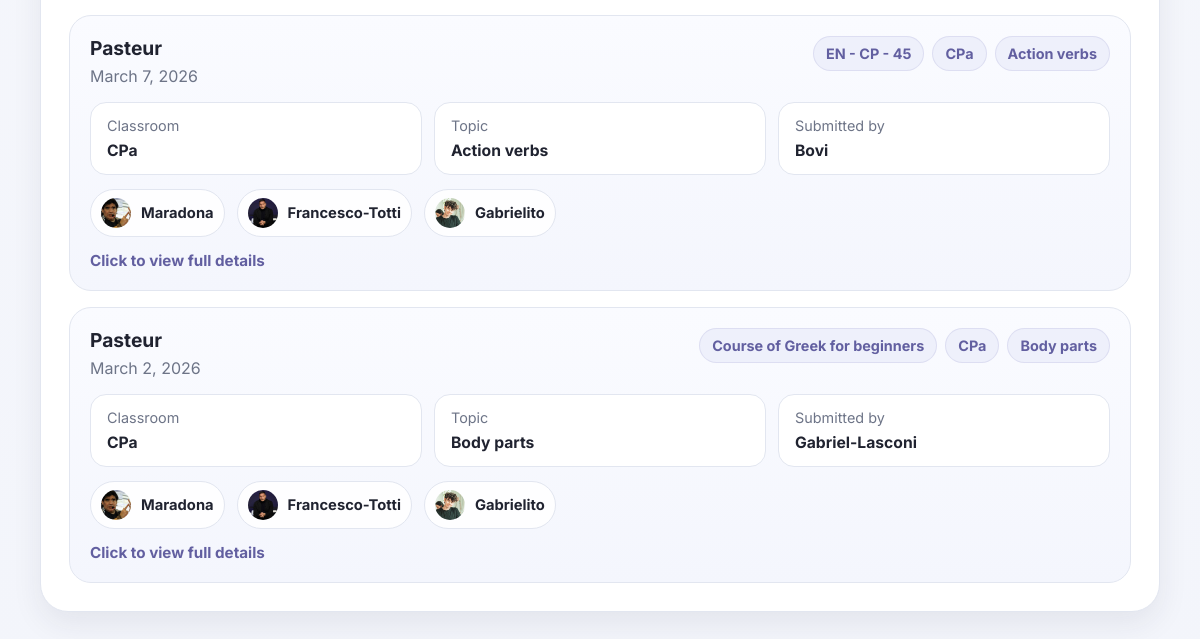
/users/volunteer-dashboard/ (signed in, lower part), run on an earlier commit of the app's database.
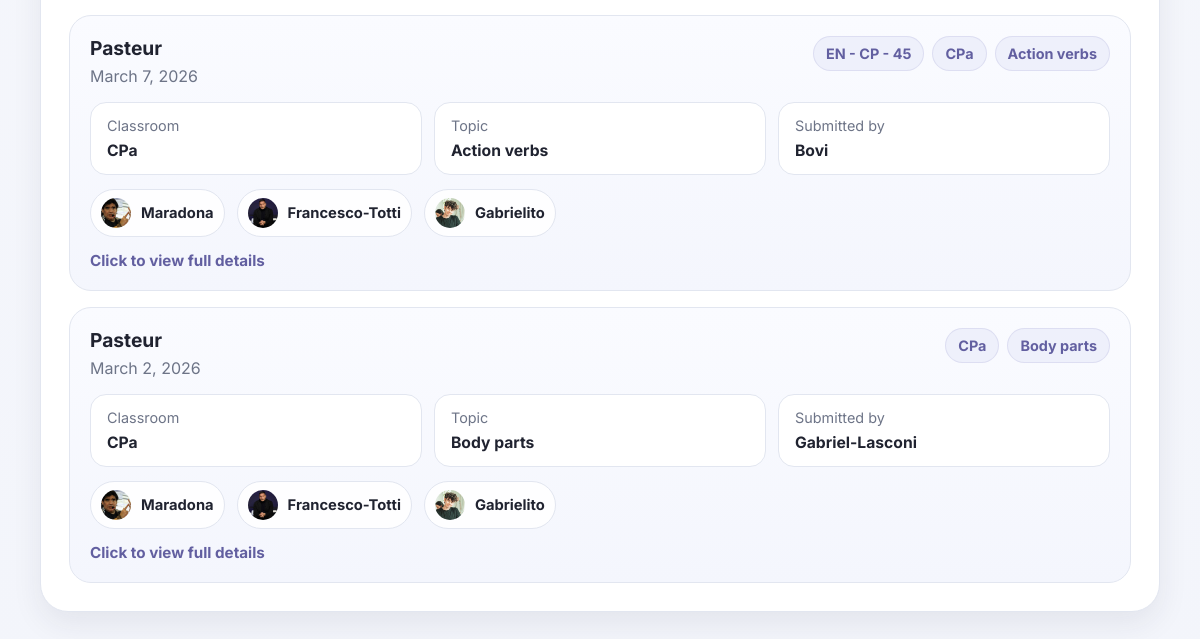
And on a later commit of the database.
### apps/schools/models.py (models this page shows, shortened)
class ClassTopicEvaluation(models.Model):
    classroom = models.ForeignKey(
        Classroom,
        on_delete=models.CASCADE,
        related_name="topic_evaluations",
    )
    topic = models.ForeignKey(
        Topic,
        on_delete=models.CASCADE,
        related_name="class_evaluations",
    )
    course = models.ForeignKey(
        Course,
        on_delete=models.SET_NULL,
        null=True,
        blank=True,
        related_name="class_evaluations",
    )
    course_topic = models.ForeignKey(
        CourseTopic,
        on_delete=models.SET_NULL,
        null=True,
        blank=True,
        related_name="class_evaluations",
    )
    evaluated_by = models.ForeignKey(
        User,
        on_delete=models.SET_NULL,
        null=True,
        blank=True,
        related_name="submitted_class_evaluations",
    )
    evaluation_date = models.DateField()
    score_participation = models.PositiveSmallIntegerField(
        choices=EvaluationLevel.choices,
        null=True,
        blank=True,
    )
    score_comprehension = models.PositiveSmallIntegerField(
        choices=EvaluationLevel.choices,
        null=True,
        blank=True,
    )
    score_speaking = models.PositiveSmallIntegerField(
        choices=EvaluationLevel.choices,
        null=True,
        blank=True,
    )
    score_behavior = models.PositiveSmallIntegerField(
        choices=EvaluationLevel.choices,
        null=True,
        blank=True,
    )
    strengths = models.TextField(blank=True)
    weaknesses = models.TextField(blank=True)
    notes = models.TextField(blank=True)
    follow_up_needed = models.BooleanField(default=False)
    created_at = models.DateTimeField(auto_now_add=True)
    updated_at = models.DateTimeField(auto_now=True)
    class Meta:
        ordering = ("-evaluation_date", "-created_at")

class Classroom(models.Model):
    school = models.ForeignKey(
        School,
        on_delete=models.CASCADE,
        related_name="classrooms",
    )
    name = models.CharField(max_length=120)
    slug = models.SlugField(max_length=255, unique=True, blank=True)
    age_group = models.ForeignKey(
        AgeGroup,
        on_delete=models.SET_NULL,
        null=True,
        blank=True,
        related_name="classrooms",
    )
    academic_year = models.CharField(max_length=20, blank=True)
    teacher = models.ForeignKey(
        User,
        on_delete=models.SET_NULL,
        null=True,
        blank=True,
        related_name="managed_classrooms",
    )
    course = models.ForeignKey(
        Course,
        on_delete=models.SET_NULL,
        null=True,
        blank=True,
        related_name="classrooms",
    )
    notes = models.TextField(blank=True)
    is_active = models.BooleanField(default=True)
    created_at = models.DateTimeField(auto_now_add=True)
    updated_at = models.DateTimeField(auto_now=True)
    class Meta:
        ordering = ("school__name", "name")
        constraints = [
            models.UniqueConstraint(
                fields=["school", "name", "academic_year"],
                name="unique_classroom_per_school_and_year",
            ),
        ]

class School(models.Model):
    name = models.CharField(max_length=255, unique=True)
    slug = models.SlugField(max_length=255, unique=True, blank=True)
    city = models.CharField(max_length=120, blank=True)
    address = models.CharField(max_length=255, blank=True)
    contact_email = models.EmailField(blank=True)
    phone = models.CharField(max_length=50, blank=True)
    notes = models.TextField(blank=True)
    is_active = models.BooleanField(default=True)
    cover_image = models.ImageField(
        upload_to="schools/covers/",
        blank=True,
        null=True,
    )
    created_at = models.DateTimeField(auto_now_add=True)
    updated_at = models.DateTimeField(auto_now=True)
    class Meta:
        ordering = ("name",)

### apps/curriculum/models.py (models this page shows, shortened)
class TimeStampedModel(models.Model):
    created_at = models.DateTimeField(auto_now_add=True)
    updated_at = models.DateTimeField(auto_now=True)
    class Meta:
        abstract = True

class Course(TimeStampedModel):
    title = models.CharField(max_length=255)
    language = models.ForeignKey(
        Language,
        on_delete=models.PROTECT,
        related_name="courses",
    )
    age_group = models.ForeignKey(
        AgeGroup,
        on_delete=models.PROTECT,
        related_name="courses",
        null=True,
        blank=True,
    )
    sessions_count = models.PositiveIntegerField(default=0)
    minutes_per_session = models.PositiveIntegerField(default=0)
    description = models.TextField(blank=True)
    card_image = models.URLField(blank=True, max_length=1000)
    slug = models.SlugField(max_length=255, unique=True)
    display_order = models.PositiveIntegerField(default=9999)
    status = models.CharField(
        max_length=20,
        choices=CourseStatus.choices,
        default=CourseStatus.DRAFT,
        db_index=True,
    )
    created_by = models.ForeignKey(
        settings.AUTH_USER_MODEL,
        on_delete=models.SET_NULL,
        null=True,
        blank=True,
        related_name="courses_created",
    )
    approved_by = models.ForeignKey(
        settings.AUTH_USER_MODEL,
        on_delete=models.SET_NULL,
        null=True,
        blank=True,
        related_name="courses_approved",
    )
    approved_at = models.DateTimeField(null=True, blank=True)
    moderation_notes = models.TextField(blank=True)
    class Meta:
        ordering = ["display_order", "title"]

class Topic(TimeStampedModel):
    name = models.CharField(max_length=200, unique=True)
    name_fr = models.CharField(max_length=200, blank=True)
    slug = models.SlugField(max_length=200, unique=True)
    description = models.TextField(blank=True)
    icon = models.CharField(max_length=100, blank=True)
    display_order = models.PositiveIntegerField(default=9999)
    status = models.CharField(max_length=50, blank=True, default="published")
    class Meta:
        ordering = ["display_order", "name"]

### apps/users/models/user.py (models this page shows, shortened)
class User(AbstractUser):
    email = models.EmailField(unique=True)
    role = models.CharField(
        max_length=20,
        choices=UserRole.choices,
        default=UserRole.GUEST,
    )
    photo = models.ImageField(upload_to="profiles/", blank=True, null=True)
    date_of_birth = models.DateField(blank=True, null=True)
    phone = models.CharField(max_length=50, blank=True)
    city = models.CharField(max_length=120, blank=True)
    country = models.CharField(max_length=120, blank=True)
    bio = models.TextField(blank=True)
    USERNAME_FIELD = "email"
    REQUIRED_FIELDS = ["username"]

### apps/users/views/dashboard.py (the view)
# urls.py: path("volunteer-dashboard/", volunteer_dashboard_view, name="volunteer-dashboard"),
@login_required
def volunteer_dashboard_view(request):
    user = request.user
    classrooms = (
        Classroom.objects.filter(
            volunteer_assignments__volunteer=user,
            volunteer_assignments__is_active=True,
        )
        .select_related("school", "teacher", "age_group", "course")
        .distinct()
        .order_by("school__name", "name")
    )
    recent_evaluations = (
        ClassTopicEvaluation.objects
        .filter(classroom__in=classrooms)
        .select_related(
            "classroom",
            "classroom__school",
            "classroom__teacher",
            "topic",
            "course",
            "course_topic",
            "evaluated_by",
        )
        .prefetch_related("classroom__volunteer_assignments__volunteer")
        .order_by("-evaluation_date", "-created_at")
    )
    school_map = {}
    for classroom in classrooms:
        school = classroom.school
        if school.id not in school_map:
            school_map[school.id] = {
                "school": school,
                "classrooms": [],
            }
        school_map[school.id]["classrooms"].append(classroom)
    context = {
        "school_groups": list(school_map.values()),
        "recent_evaluations": recent_evaluations,
    }
    return render(request, "users/volunteer_dashboard.html", context)

### templates/users/volunteer_dashboard.html (shortened to what the changed rows need)
{% extends "base.html" %}
{% load i18n %}
{% block content %}
<section class="page-section volunteer-dashboard-page">
    <div class="container volunteer-dashboard-container">
        <div class="card profile-history-card volunteer-evaluations-card">
            <div class="card-body">
                {% if recent_evaluations %}
                    <div class="profile-history-list">
                        {% for evaluation in recent_evaluations %}
                            <article
                                class="profile-history-item profile-history-clickable"
                                tabindex="0"
                                role="button"
                                data-history-card
                                data-history-target="evaluation-detail-{{ evaluation.id }}"
                            >
                                <div class="profile-history-top">
                                    <div>
                                        <h3>{{ evaluation.classroom.school.name }}</h3>
                                        <p class="profile-history-date">{{ evaluation.evaluation_date }}</p>
                                    </div>
                                    <div class="profile-history-top-tags">
                                        {% if evaluation.course %}
                                            <span class="tag">{{ evaluation.course.title }}</span>
                                        {% endif %}
                                        <span class="tag">{{ evaluation.classroom.name }}</span>
                                        <span class="tag">{{ evaluation.topic.name }}</span>
                                    </div>
                                </div>
                                <div class="profile-history-meta">
                                    <div class="profile-history-meta-item">
                                        <span>Classroom</span>
                                        <strong>{{ evaluation.classroom.name }}</strong>
                                    </div>
                                    <div class="profile-history-meta-item">
                                        <span>Topic</span>
                                        <strong>{{ evaluation.topic.name }}</strong>
                                    </div>
                                    <div class="profile-history-meta-item">
                                        <span>Submitted by</span>
                                        <strong>
                                            {% if evaluation.evaluated_by %}
                                                {{ evaluation.evaluated_by.username }}
                                            {% else %}
                                                —
                                            {% endif %}
                                        </strong>
                                    </div>
                                </div>
                                <div class="profile-history-preview-people">
                                    {% if evaluation.classroom.teacher %}
                                        <div class="profile-mini-person">
                                            {% if evaluation.classroom.teacher.photo %}
                                                <img src="{{ evaluation.classroom.teacher.photo.url }}" alt="{{ evaluation.classroom.teacher.username }}">
                                            {% else %}
                                                <div class="profile-mini-person-placeholder">
                                                    {{ evaluation.classroom.teacher.username|first|upper }}
                                                </div>
                                            {% endif %}
                                            <span>{{ evaluation.classroom.teacher.username }}</span>
                                        </div>
                                    {% endif %}
                                    {% for assignment in evaluation.classroom.volunteer_assignments.all %}
                                        {% if assignment.volunteer %}
                                            <div class="profile-mini-person">
                                                {% if assignment.volunteer.photo %}
                                                    <img src="{{ assignment.volunteer.photo.url }}" alt="{{ assignment.volunteer.username }}">
                                                {% else %}
                                                    <div class="profile-mini-person-placeholder">
                                                        {{ assignment.volunteer.username|first|upper }}
                                                    </div>
                                                {% endif %}
                                                <span>{{ assignment.volunteer.username }}</span>
                                            </div>
                                        {% endif %}
                                    {% endfor %}
                                </div>
                                <p class="profile-history-open-hint">Click to view full details</p>
                            </article>
                        {% endfor %}
                    </div>
                {% else %}
                    <div class="profile-empty-state">
                        No evaluations submitted yet.
                    </div>
                {% endif %}
            </div>
        </div>
    </div>
</section>
{% endblock %}

What changed in the data, as far as the page shows it:
changed ClassTopicEvaluation "March 2, 2026": course_id 8 → empty (drawn); course "Course of Greek for beginners" → (not shown)
